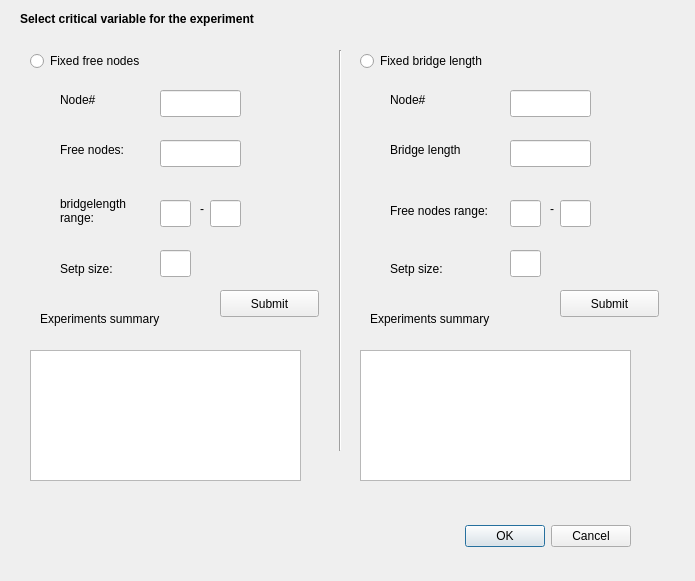
<?xml version="1.0" encoding="UTF-8"?>
<ui version="4.0">
 <class>testingRandomTWCL</class>
 <widget class="QDialog" name="testingRandomTWCL">
  <property name="geometry">
   <rect>
    <x>0</x>
    <y>0</y>
    <width>695</width>
    <height>581</height>
   </rect>
  </property>
  <property name="windowTitle">
   <string>Dialog</string>
  </property>
  <widget class="QDialogButtonBox" name="buttonBox">
   <property name="geometry">
    <rect>
     <x>290</x>
     <y>520</y>
     <width>341</width>
     <height>32</height>
    </rect>
   </property>
   <property name="orientation">
    <enum>Qt::Horizontal</enum>
   </property>
   <property name="standardButtons">
    <set>QDialogButtonBox::Cancel|QDialogButtonBox::Ok</set>
   </property>
  </widget>
  <widget class="QLabel" name="label_11">
   <property name="geometry">
    <rect>
     <x>60</x>
     <y>260</y>
     <width>61</width>
     <height>17</height>
    </rect>
   </property>
   <property name="text">
    <string>Setp size:</string>
   </property>
  </widget>
  <widget class="QTextBrowser" name="textBrowser">
   <property name="geometry">
    <rect>
     <x>30</x>
     <y>350</y>
     <width>271</width>
     <height>131</height>
    </rect>
   </property>
  </widget>
  <widget class="QPushButton" name="pushButton">
   <property name="geometry">
    <rect>
     <x>220</x>
     <y>290</y>
     <width>99</width>
     <height>27</height>
    </rect>
   </property>
   <property name="text">
    <string>Submit</string>
   </property>
  </widget>
  <widget class="QLineEdit" name="lineEdit_10">
   <property name="geometry">
    <rect>
     <x>210</x>
     <y>200</y>
     <width>31</width>
     <height>27</height>
    </rect>
   </property>
  </widget>
  <widget class="QTextBrowser" name="textBrowser_2">
   <property name="geometry">
    <rect>
     <x>360</x>
     <y>350</y>
     <width>271</width>
     <height>131</height>
    </rect>
   </property>
  </widget>
  <widget class="QLabel" name="label">
   <property name="geometry">
    <rect>
     <x>20</x>
     <y>10</y>
     <width>311</width>
     <height>17</height>
    </rect>
   </property>
   <property name="font">
    <font>
     <weight>75</weight>
     <bold>true</bold>
    </font>
   </property>
   <property name="text">
    <string>Select critical variable for the experiment</string>
   </property>
  </widget>
  <widget class="QLabel" name="label_2">
   <property name="geometry">
    <rect>
     <x>60</x>
     <y>140</y>
     <width>91</width>
     <height>20</height>
    </rect>
   </property>
   <property name="text">
    <string>Free nodes:</string>
   </property>
  </widget>
  <widget class="QLabel" name="label_9">
   <property name="geometry">
    <rect>
     <x>200</x>
     <y>200</y>
     <width>16</width>
     <height>17</height>
    </rect>
   </property>
   <property name="text">
    <string>-</string>
   </property>
  </widget>
  <widget class="QLineEdit" name="lineEdit_9">
   <property name="geometry">
    <rect>
     <x>160</x>
     <y>200</y>
     <width>31</width>
     <height>27</height>
    </rect>
   </property>
  </widget>
  <widget class="QLabel" name="label_4">
   <property name="geometry">
    <rect>
     <x>40</x>
     <y>310</y>
     <width>181</width>
     <height>17</height>
    </rect>
   </property>
   <property name="text">
    <string>Experiments summary</string>
   </property>
  </widget>
  <widget class="QLabel" name="label_10">
   <property name="geometry">
    <rect>
     <x>60</x>
     <y>180</y>
     <width>101</width>
     <height>61</height>
    </rect>
   </property>
   <property name="text">
    <string>bridgelength range:</string>
   </property>
   <property name="wordWrap">
    <bool>true</bool>
   </property>
  </widget>
  <widget class="QPushButton" name="pushButton_2">
   <property name="geometry">
    <rect>
     <x>560</x>
     <y>290</y>
     <width>99</width>
     <height>27</height>
    </rect>
   </property>
   <property name="text">
    <string>Submit</string>
   </property>
  </widget>
  <widget class="QLineEdit" name="lineEdit">
   <property name="geometry">
    <rect>
     <x>160</x>
     <y>140</y>
     <width>81</width>
     <height>27</height>
    </rect>
   </property>
  </widget>
  <widget class="QRadioButton" name="radioButton_2">
   <property name="geometry">
    <rect>
     <x>360</x>
     <y>50</y>
     <width>201</width>
     <height>22</height>
    </rect>
   </property>
   <property name="text">
    <string>Fixed bridge length</string>
   </property>
  </widget>
  <widget class="QRadioButton" name="radioButton">
   <property name="geometry">
    <rect>
     <x>30</x>
     <y>50</y>
     <width>201</width>
     <height>22</height>
    </rect>
   </property>
   <property name="text">
    <string>Fixed free nodes</string>
   </property>
  </widget>
  <widget class="Line" name="line">
   <property name="geometry">
    <rect>
     <x>330</x>
     <y>50</y>
     <width>20</width>
     <height>401</height>
    </rect>
   </property>
   <property name="orientation">
    <enum>Qt::Vertical</enum>
   </property>
  </widget>
  <widget class="QLabel" name="label_7">
   <property name="geometry">
    <rect>
     <x>370</x>
     <y>310</y>
     <width>181</width>
     <height>17</height>
    </rect>
   </property>
   <property name="text">
    <string>Experiments summary</string>
   </property>
  </widget>
  <widget class="QLineEdit" name="lineEdit_2">
   <property name="geometry">
    <rect>
     <x>160</x>
     <y>90</y>
     <width>81</width>
     <height>27</height>
    </rect>
   </property>
  </widget>
  <widget class="QLineEdit" name="lineEdit_8">
   <property name="geometry">
    <rect>
     <x>160</x>
     <y>250</y>
     <width>31</width>
     <height>27</height>
    </rect>
   </property>
  </widget>
  <widget class="QLabel" name="label_18">
   <property name="geometry">
    <rect>
     <x>60</x>
     <y>90</y>
     <width>51</width>
     <height>20</height>
    </rect>
   </property>
   <property name="text">
    <string>Node#</string>
   </property>
  </widget>
  <widget class="QLineEdit" name="lineEdit_3">
   <property name="geometry">
    <rect>
     <x>510</x>
     <y>140</y>
     <width>81</width>
     <height>27</height>
    </rect>
   </property>
   <property name="text">
    <string/>
   </property>
  </widget>
  <widget class="QLineEdit" name="lineEdit_11">
   <property name="geometry">
    <rect>
     <x>510</x>
     <y>200</y>
     <width>31</width>
     <height>27</height>
    </rect>
   </property>
   <property name="text">
    <string/>
   </property>
  </widget>
  <widget class="QLabel" name="label_3">
   <property name="geometry">
    <rect>
     <x>390</x>
     <y>140</y>
     <width>101</width>
     <height>20</height>
    </rect>
   </property>
   <property name="text">
    <string>Bridge length</string>
   </property>
  </widget>
  <widget class="QLabel" name="label_12">
   <property name="geometry">
    <rect>
     <x>550</x>
     <y>200</y>
     <width>16</width>
     <height>17</height>
    </rect>
   </property>
   <property name="text">
    <string>-</string>
   </property>
  </widget>
  <widget class="QLabel" name="label_13">
   <property name="geometry">
    <rect>
     <x>390</x>
     <y>260</y>
     <width>61</width>
     <height>17</height>
    </rect>
   </property>
   <property name="text">
    <string>Setp size:</string>
   </property>
  </widget>
  <widget class="QLabel" name="label_19">
   <property name="geometry">
    <rect>
     <x>390</x>
     <y>90</y>
     <width>51</width>
     <height>20</height>
    </rect>
   </property>
   <property name="text">
    <string>Node#</string>
   </property>
  </widget>
  <widget class="QLineEdit" name="lineEdit_4">
   <property name="geometry">
    <rect>
     <x>510</x>
     <y>90</y>
     <width>81</width>
     <height>27</height>
    </rect>
   </property>
   <property name="text">
    <string/>
   </property>
  </widget>
  <widget class="QLineEdit" name="lineEdit_12">
   <property name="geometry">
    <rect>
     <x>560</x>
     <y>200</y>
     <width>31</width>
     <height>27</height>
    </rect>
   </property>
   <property name="text">
    <string/>
   </property>
  </widget>
  <widget class="QLineEdit" name="lineEdit_13">
   <property name="geometry">
    <rect>
     <x>510</x>
     <y>250</y>
     <width>31</width>
     <height>27</height>
    </rect>
   </property>
   <property name="text">
    <string/>
   </property>
  </widget>
  <widget class="QLabel" name="label_14">
   <property name="geometry">
    <rect>
     <x>390</x>
     <y>180</y>
     <width>101</width>
     <height>61</height>
    </rect>
   </property>
   <property name="text">
    <string>Free nodes range:</string>
   </property>
   <property name="wordWrap">
    <bool>true</bool>
   </property>
  </widget>
 </widget>
 <resources/>
 <connections>
  <connection>
   <sender>buttonBox</sender>
   <signal>accepted()</signal>
   <receiver>testingRandomTWCL</receiver>
   <slot>accept()</slot>
   <hints>
    <hint type="sourcelabel">
     <x>248</x>
     <y>254</y>
    </hint>
    <hint type="destinationlabel">
     <x>157</x>
     <y>274</y>
    </hint>
   </hints>
  </connection>
  <connection>
   <sender>buttonBox</sender>
   <signal>rejected()</signal>
   <receiver>testingRandomTWCL</receiver>
   <slot>reject()</slot>
   <hints>
    <hint type="sourcelabel">
     <x>316</x>
     <y>260</y>
    </hint>
    <hint type="destinationlabel">
     <x>286</x>
     <y>274</y>
    </hint>
   </hints>
  </connection>
 </connections>
</ui>
